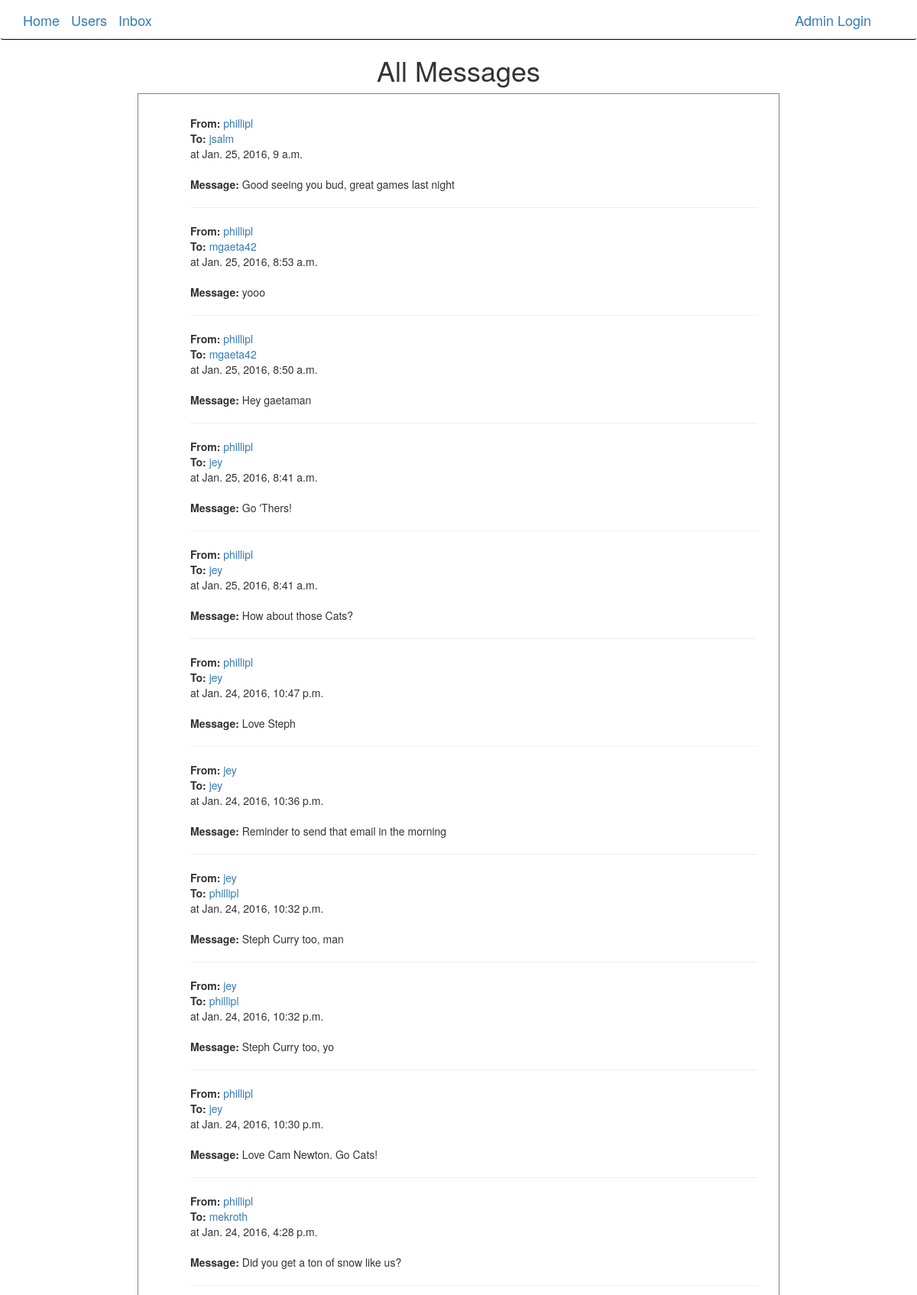
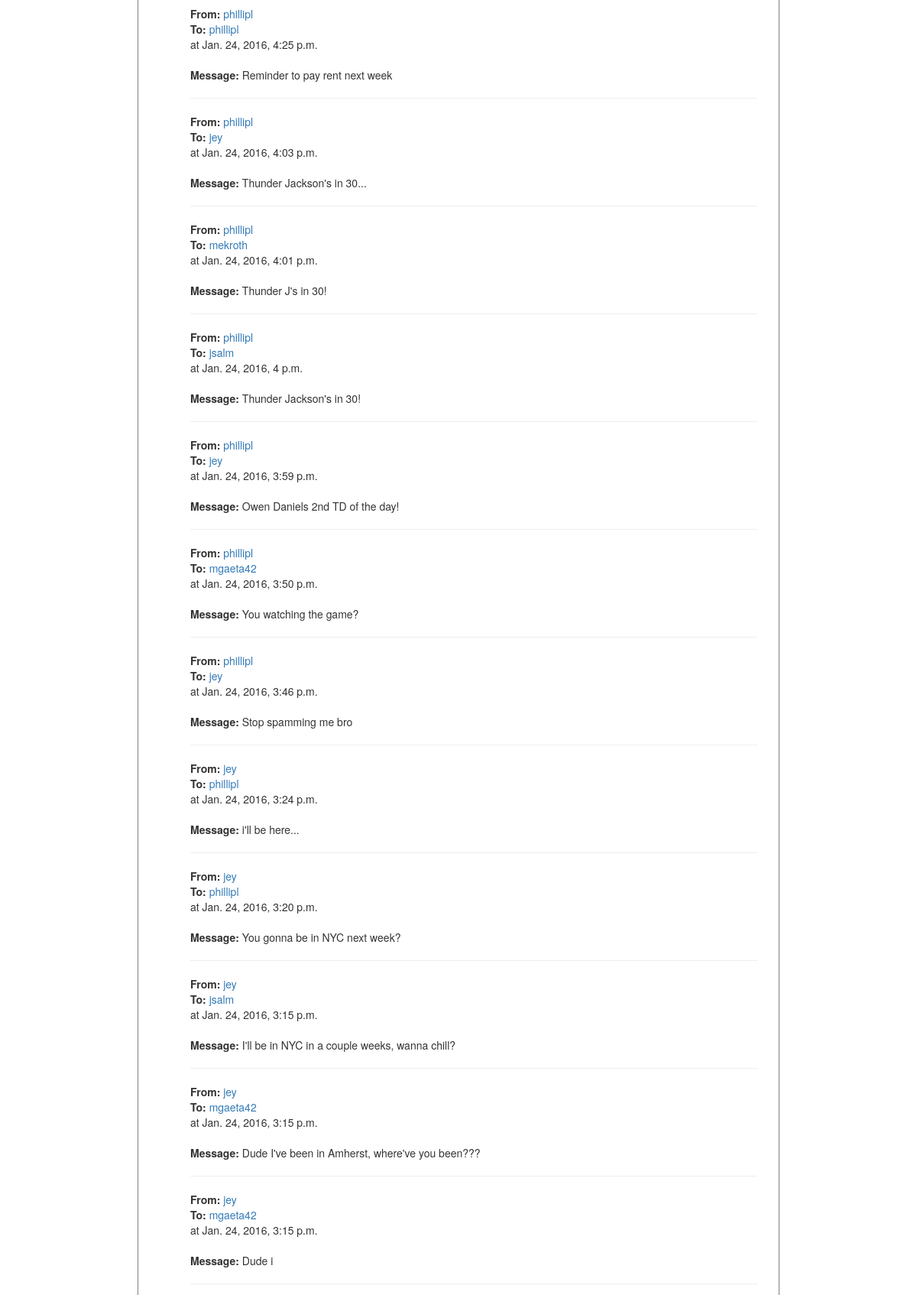
The page / (upper part) on the database its author committed (2 pictures, top to bottom).
### demo/models.py (models this page shows, shortened)
class Notification(SelfPublishModel, models.Model):
    serializer_class = NotificationSerializer
    message = models.TextField()
    user = models.ForeignKey(settings.AUTH_USER_MODEL, related_name='receiving_user')
    sending_user = models.ForeignKey(settings.AUTH_USER_MODEL, related_name='sending_user', default = DEFAULT_USER_ID)
    created = models.DateTimeField(auto_now_add=True)

### demo/views.py (the view)
# urls.py: url(r'^$', Notifications.as_view(), name='home'),
class Notifications(ListView):
	model = Notification
	template_name = 'home.html'
	users = forms.ModelChoiceField(queryset=User.objects.all().order_by('username'))
	def get_queryset(self):
		return self.model.objects.order_by('-pk')[:25]

### templates/home.html (shortened to what this page needs)
<!DOCTYPE html>
{% extends 'base.html' %}
{% load static %}
{% load swampdragon_tags %}
{% block content %}
	{% block bodyblock %}
	<h1>All Messages </h1>
	<div class="recent-messages">
		<ul id="notifications">
		    {% for notification in object_list %}
				    <li><div id="detail">From: </div>
				    	<a href="/new_message/{{ notification.sending_user.id }}"> {{ notification.sending_user }}</a>
				    </li>
				    <li><div id="detail">To: </div>
				    	<a href="/new_message/{{ notification.user.id }}"> {{ notification.user }}</a>
				    </li>
				    <li>at {{ notification.created }}</li></br>
				    <li><div id="detail">Message: </div>{{ notification.message }}</li>
			    <hr>
		    {% endfor %}
		</ul>
	</div>
	{% endblock %}
{% endblock %}

### static/notifications.css (style rules this page uses)
li { list-style-type:none; }
.recent-messages, .list-users { border: 1px solid gray; width: 70%; margin-left: 15%; padding: 2em; }
h1 { text-align: center; }
#detail { font-weight: bold; display: inline; }

### rows shown on the page
Notification: sending_user "phillipl", user "jsalm", created "Jan. 25, 2016, 9 a.m.", message "Good seeing you bud, great games last night"
Notification: sending_user "phillipl", user "mgaeta42", created "Jan. 25, 2016, 8:53 a.m.", message "yooo"
Notification: sending_user "phillipl", user "mgaeta42", created "Jan. 25, 2016, 8:50 a.m.", message "Hey gaetaman"
Notification: sending_user "phillipl", user "jey", created "Jan. 25, 2016, 8:41 a.m.", message "Go 'Thers!"
Notification: sending_user "phillipl", user "jey", created "Jan. 25, 2016, 8:41 a.m.", message "How about those Cats?"
Notification: sending_user "phillipl", user "jey", created "Jan. 24, 2016, 10:47 p.m.", message "Love Steph"
Notification: sending_user "jey", user "jey", created "Jan. 24, 2016, 10:36 p.m.", message "Reminder to send that email in the morning"
Notification: sending_user "jey", user "phillipl", created "Jan. 24, 2016, 10:32 p.m.", message "Steph Curry too, man"
Notification: sending_user "jey", user "phillipl", created "Jan. 24, 2016, 10:32 p.m.", message "Steph Curry too, yo"
Notification: sending_user "phillipl", user "jey", created "Jan. 24, 2016, 10:30 p.m.", message "Love Cam Newton. Go Cats!"
Notification: sending_user "phillipl", user "mekroth", created "Jan. 24, 2016, 4:28 p.m.", message "Did you get a ton of snow like us?"
Notification: sending_user "phillipl", user "phillipl", created "Jan. 24, 2016, 4:25 p.m.", message "Reminder to pay rent next week"
Notification: sending_user "phillipl", user "jey", created "Jan. 24, 2016, 4:03 p.m.", message "Thunder Jackson's in 30..."
Notification: sending_user "phillipl", user "mekroth", created "Jan. 24, 2016, 4:01 p.m.", message "Thunder J's in 30!"
Notification: sending_user "phillipl", user "jsalm", created "Jan. 24, 2016, 4 p.m.", message "Thunder Jackson's in 30!"
Notification: sending_user "phillipl", user "jey", created "Jan. 24, 2016, 3:59 p.m.", message "Owen Daniels 2nd TD of the day!"
Notification: sending_user "phillipl", user "mgaeta42", created "Jan. 24, 2016, 3:50 p.m.", message "You watching the game?"
Notification: sending_user "phillipl", user "jey", created "Jan. 24, 2016, 3:46 p.m.", message "Stop spamming me bro"
Notification: sending_user "jey", user "phillipl", created "Jan. 24, 2016, 3:24 p.m.", message "i'll be here..."
Notification: sending_user "jey", user "phillipl", created "Jan. 24, 2016, 3:20 p.m.", message "You gonna be in NYC next week?"
Notification: sending_user "jey", user "jsalm", created "Jan. 24, 2016, 3:15 p.m.", message "I'll be in NYC in a couple weeks, wanna chill?"
Notification: sending_user "jey", user "mgaeta42", created "Jan. 24, 2016, 3:15 p.m.", message "Dude I've been in Amherst, where've you been???"
Notification: sending_user "jey", user "mgaeta42", created "Jan. 24, 2016, 3:15 p.m.", message "Dude i"
